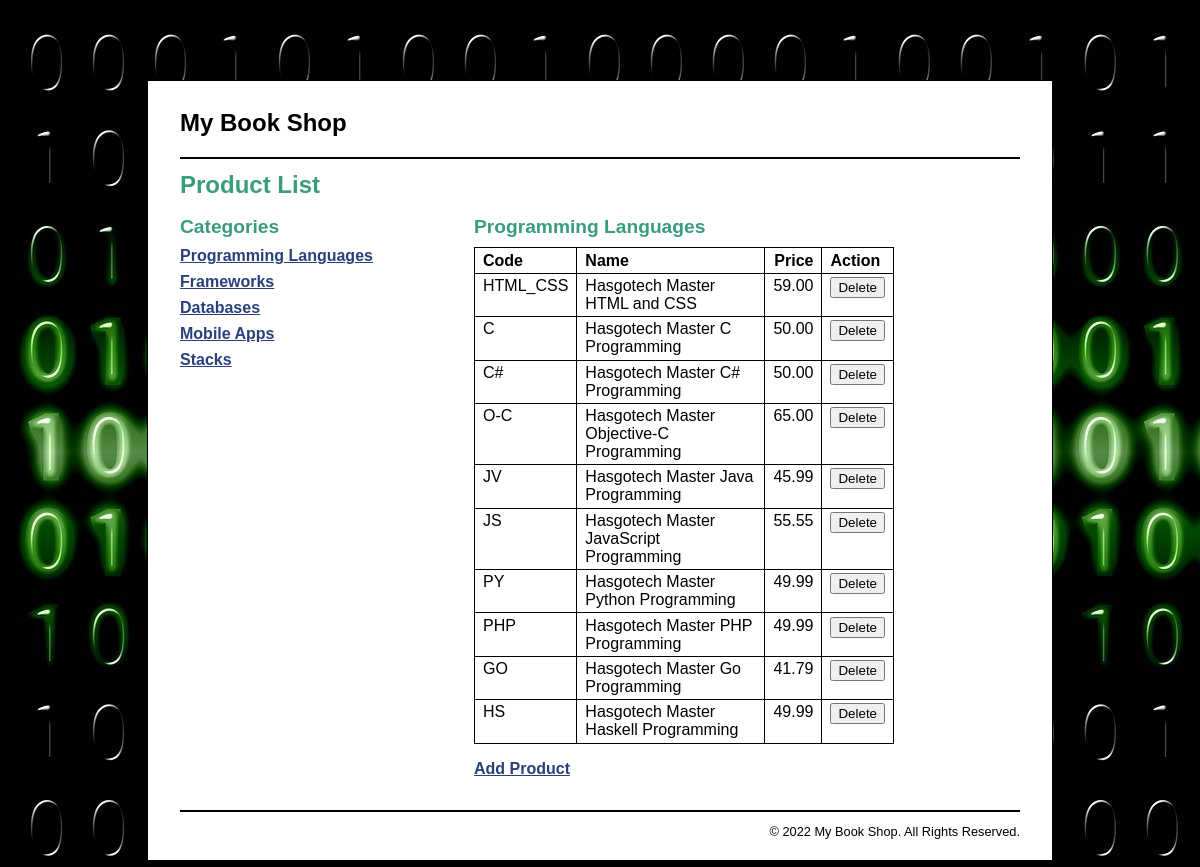
The app's page /product_manager/index.php with its own data.
### tables this page shows
CREATE TABLE categories (
  categoryID       INT(11)        NOT NULL   AUTO_INCREMENT,
  categoryName     VARCHAR(255)   NOT NULL,
  PRIMARY KEY (categoryID)
);

CREATE TABLE products (
  productID        INT(11)        NOT NULL   AUTO_INCREMENT,
  categoryID       INT(11)        NOT NULL,
  productCode      VARCHAR(10)    NOT NULL   UNIQUE,
  productName      VARCHAR(255)   NOT NULL,
  listPrice        DECIMAL(10,2)  NOT NULL,
  PRIMARY KEY (productID)
);

### model/category_db.php (called while the page is built, shortened)
<?php
function get_categories() {
    global $db;
    $query = 'SELECT * FROM categories
              ORDER BY categoryID';
    $statement = $db->prepare($query);
    $statement->execute();
    $categories = $statement->fetchAll();
    return $categories;
}
function get_category_name($category_id) {
    global $db;
    $query = 'SELECT * FROM categories
              WHERE categoryID = :category_id';
    $statement = $db->prepare($query);
    $statement->bindValue(':category_id', $category_id);
    $statement->execute();
    $category = $statement->fetch();
    $category_name = $category['categoryName'];
    return $category_name;
}
?>

### model/product_db.php (called while the page is built, shortened)
<?php
function get_products_by_category($category_id) {
    global $db;
    $query = 'SELECT * FROM products
              WHERE products.categoryID = :category_id
              ORDER BY productID';
    $statement = $db->prepare($query);
    $statement->bindValue(":category_id", $category_id);
    $statement->execute();
    $products = $statement->fetchAll();
    return $products;
}
?>

### product_manager/product_list.php (the view, shortened to what this page needs)
<?php include '../view/header.php'; ?>
<main>
    <h1>Product List</h1>
    <aside>
        <h2>Categories</h2>
        <nav>
        <ul>
        <?php foreach ($categories as $category) : ?>
            <li>
            <a href="?category_id=<?php echo $category['categoryID']; ?>">
                <?php echo $category['categoryName']; ?>
            </a>
            </li>
        <?php endforeach; ?>
        </ul>
        </nav>
    </aside>
    <section>
        <h2><?php echo $category_name; ?></h2>
        <table>
            <tr>
                <th>Code</th>
                <th>Name</th>
                <th class="right">Price</th>
                <th>Action</th>
            </tr>
            <?php foreach ($products as $product) : ?>
            <tr>
                <td><?php echo $product['productCode']; ?></td>
                <td><?php echo $product['productName']; ?></td>
                <td class="right"><?php echo $product['listPrice']; ?></td>
                <td><form action="." method="post">
                    <input type="submit" value="Delete">
                </form></td>
            </tr>
            <?php endforeach; ?>
        </table>
        <p class="last_paragraph">
            <a href="?action=show_add_form">Add Product</a>
        </p>
    </section>
</main>
<?php include '../view/footer.php'; ?>

### main.css (style rules this page uses)
html { background-image: url(images/binary-code-475664_1280.jpg); }
body { margin-top: 5em; font-family: Arial, Helvetica, sans-serif; width: 70%; margin: 5em auto; background-color: white; border: 1px solid black; padding: 0.5em 2em; }
aside { float: left; width: 35%; }
section { float: left; width: 50%; }
h1 { font-size: 150%; margin: .5em 0; }
h2 { font-size: 120%; margin: .25em 0 .5em; }
h1, h2 { color: rgb(58, 156, 127); }
ul { list-style-type: none; margin: 0; padding-left: 0; padding-bottom: 1em; }
li { padding-bottom: 0.5em; }
a { color: rgb(41, 64, 124); font-weight: bold; }
table { border: 1px solid black; border-collapse: collapse; }
td, th { border: 1px double black; padding: 0.2em 0.5em 0.2em 0.5em; vertical-align: top; text-align: left; }
th:first-child, td:first-child { text-align: left; }
th:nth-child(2), td:nth-child(2) { text-align: left; }
.right { text-align: right; }
.last_paragraph { margin-bottom: 2em; }

### records on screen
categories: categoryName "Programming Languages"
categories: categoryName "Frameworks"
categories: categoryName "Databases"
categories: categoryName "Mobile Apps"
categories: categoryName "Stacks"
products: productCode "HTML_CSS", productName "Hasgotech Master HTML and CSS", listPrice "59.00"
products: productCode "C", productName "Hasgotech Master C Programming", listPrice "50.00"
products: productCode "C#", productName "Hasgotech Master C# Programming", listPrice "50.00"
products: productCode "O-C", productName "Hasgotech Master Objective-C Programming", listPrice "65.00"
products: productCode "JV", productName "Hasgotech Master Java Programming", listPrice "45.99"
products: productCode "JS", productName "Hasgotech Master JavaScript Programming", listPrice "55.55"
products: productCode "PY", productName "Hasgotech Master Python Programming", listPrice "49.99"
products: productCode "PHP", productName "Hasgotech Master PHP Programming", listPrice "49.99"
products: productCode "GO", productName "Hasgotech Master Go Programming", listPrice "41.79"
products: productCode "HS", productName "Hasgotech Master Haskell Programming", listPrice "49.99"
